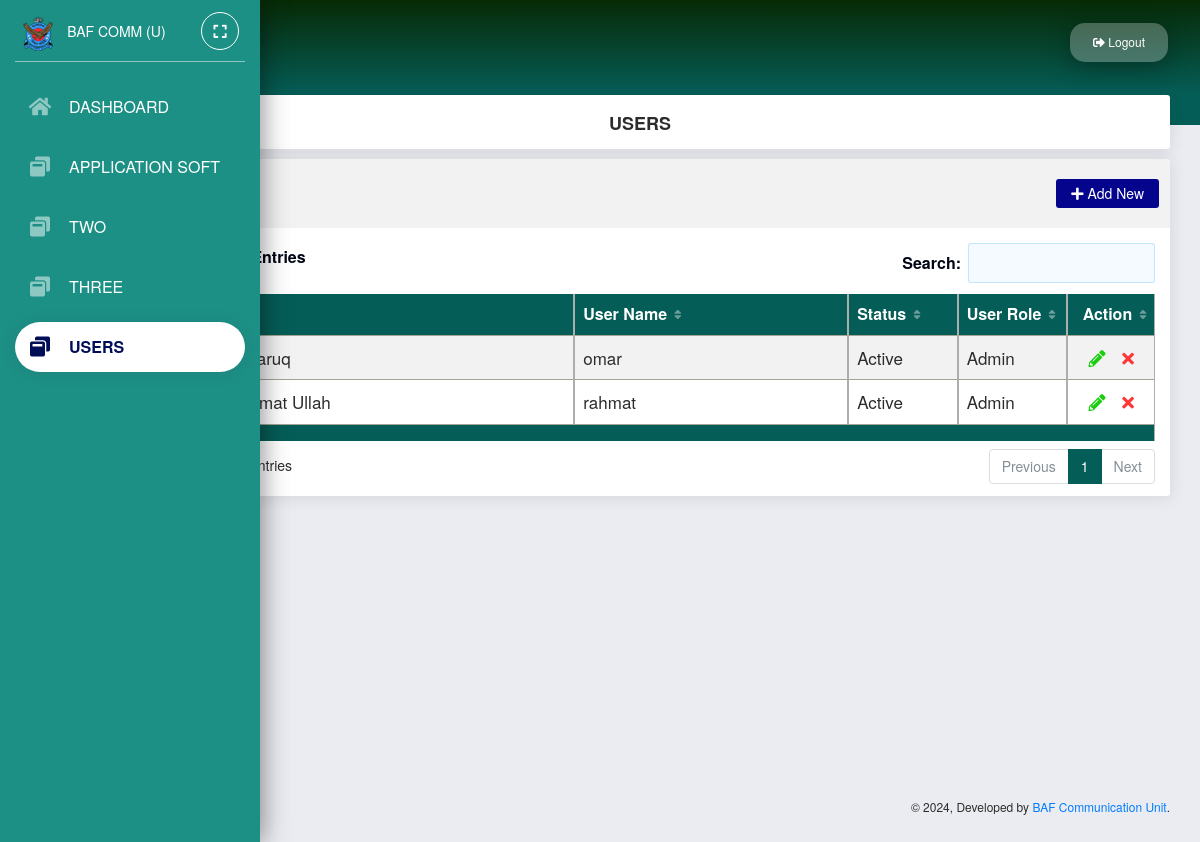
Screenshot of /admin/users/index.php (signed in) with the database file from the repository.
### tables this page shows
CREATE TABLE `users` (
  `id` int(11) NOT NULL,
  `uname` varchar(512) NOT NULL,
  `user_name` varchar(256) NOT NULL,
  `password` varchar(256) NOT NULL,
  `status` varchar(128) NOT NULL DEFAULT 'Pending',
  `user_type` varchar(128) NOT NULL,
  `created_at` date NOT NULL,
  `updated_at` date NOT NULL
);

### admin/users/index.php (the view, shortened to what this page needs)
<?php
    require_once('header.php');
    require_once('../conn.php');
    $selectQuery = "SELECT * FROM users ORDER BY id ASC";
    $result = $conn->query($selectQuery);
    $sl=1;
?>
    <div class="card">
        <div class="card-header">
            <div class="row">
                <div class="col-md-6"><button class="btn btn-sm btn-info">List of Users</button></div>
                <div class="col-md-6 text-right">
                    <a href="create.php" class="btn btn-sm btn-primary"><i class="fa fa-plus"></i> Add New</a>
                </div>
            </div>
        </div>
        <div class="card-body">
            <div class="row">
                <div class="col-lg-12">
                    <table id="omarTable" class="table table-bordered table-striped table-center" cellspacing="0" width="100%" >
                        <thead>
                        <tr class="head-tr-css">
                            <th width="6%" class="text-center">SN</th>
                            <th width="35%">Name</th>
                            <th width="25%">User Name</th>
                            <th width="10%">Status</th>
                            <th width="10%">User Role</th>
                            <th width="8%" class="text-center">Action</th>
                        </tr>
                        </thead>
                        <tfoot>
                        <tr class="head-tr-css">
                            <th colspan="6"></th>
                        </tr>
                        </tfoot>
                        <tbody>
                        <?php while($single = $result->fetch_assoc()) { ?>
                            <tr>
                                <td class="text-center"><?php echo $sl; ?></td>
                                <td><?php echo $single['uname'];?></td>
                                <td><?php echo $single['user_name'];?></td>
                                <td><?php echo $single['status'];?></td>
                                <td><?php echo $single['user_type'];?></td>
                                <td class="text-center">
                                    <form action="edit.php" method="post" style="display: inline;">
                                        <button type="submit" class="button-borderless" name="edit">
                                            <span class="text-success"><i class="fa fa-pencil-alt"></i></span>
                                        </button>
                                    </form>
                                    <form action="delete.php" method="post" style="display: inline;">
                                        <button type="submit" class="button-borderless" onclick="return confirm('Are you sure to delete ?');">
                                            <span class="text-danger"><i class="fa fa-times"></i></span>
                                        </button>
                                    </form>
                                </td>
                            </tr>
                        <?php
                            $sl++;
                         }
                        ?>
                        </tbody>
                    </table>
                </div>
            </div>
        </div>
    </div>
</div>
<?php require_once ('footer.php');?>

### admin/ui/css/style.css (style rules this page uses)
.table-center { margin: 0 auto; }
.table>tbody>tr>td, .table>tbody>tr>th, .table>tfoot>tr>td, .table>tfoot>tr>th, .table>thead>tr>td, .table>thead>tr>th { padding: 3px 6px !important; }
.btn-primary { background: rgb(5, 4, 140) !important }
.card .card-header:not([data-background-color]) { background-color: rgba(0, 0, 0, 0.05) !important; }
.card .card-header { padding: 10px !important; }
.btn-info { background: hsla(204, 84%, 61%, 0.88); box-shadow: 0 5px 24px 0 rgba(0,0,0,.3); color: white; }
.table-bordered td, .table-bordered th { border: 1px solid #BFBFC1; }
.table-bordered td, .table-bordered th { border: 1px solid #A5A396; }
.table>thead>tr>th { border:1px solid #A5A396; }
.head-tr-css { background: #055D57 !important; color: white; font-size: 20px !important; font-weight: bold; }
.head-tr-css th { font-size: 16px !important; }
table.table-bordered.dataTable td:last-child, table.table-bordered.dataTable th:last-child, table.table-bordered.dataTable td, table.table-bordered.dataTable th { border-right: 1px solid #adadad; border-left: 1px solid #adadad; }
thead th { height: 25px !important; font-weight: bold !important; }
table.dataTable>tbody>tr>td, table.dataTable>tbody>tr>th, table.dataTable>tfoot>tr>td, table.dataTable>tfoot>tr>th, table.dataTable>thead>tr>td, table.dataTable>thead>tr>th { padding: 8px!important; }
tbody tr td a, tbody tr td { font-size: 17px; }

### admin/ui/css/custom.css (style rules this page uses)
thead th { height: 40px; color: #fff; font-size: 14px !important; }
a { text-decoration: none !important; }

### admin/users/index.php (style rules this page uses)
.button-borderless { border: none; background: none; }

### rows the page displays
users: uname "Omar Faruq", user_name "omar", status "Active", user_type "Admin"
users: uname "Md Rahmat Ullah", user_name "rahmat", status "Active", user_type "Admin"
